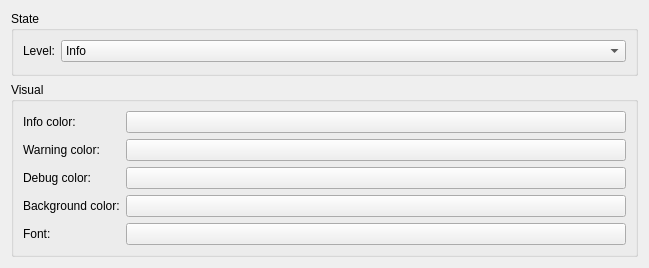
<?xml version="1.0" encoding="UTF-8"?>
<ui version="4.0">
 <class>LoggerSettings</class>
 <widget class="QWidget" name="LoggerSettings">
  <property name="geometry">
   <rect>
    <x>0</x>
    <y>0</y>
    <width>649</width>
    <height>268</height>
   </rect>
  </property>
  <property name="windowTitle">
   <string>Form</string>
  </property>
  <layout class="QVBoxLayout" name="verticalLayout">
   <item>
    <widget class="QGroupBox" name="groupBox_2">
     <property name="title">
      <string>State</string>
     </property>
     <layout class="QFormLayout" name="formLayout_2">
      <item row="0" column="0">
       <widget class="QLabel" name="label_4">
        <property name="text">
         <string>Level:</string>
        </property>
       </widget>
      </item>
      <item row="0" column="1">
       <widget class="QComboBox" name="comboBox">
        <item>
         <property name="text">
          <string>Info</string>
         </property>
        </item>
        <item>
         <property name="text">
          <string>Warning</string>
         </property>
        </item>
        <item>
         <property name="text">
          <string>Debug</string>
         </property>
        </item>
       </widget>
      </item>
     </layout>
    </widget>
   </item>
   <item>
    <widget class="QGroupBox" name="groupBox">
     <property name="title">
      <string>Visual</string>
     </property>
     <layout class="QFormLayout" name="formLayout">
      <item row="0" column="0">
       <widget class="QLabel" name="label">
        <property name="text">
         <string>Info color:</string>
        </property>
       </widget>
      </item>
      <item row="0" column="1">
       <widget class="QPushButton" name="infoColorSelect">
        <property name="text">
         <string/>
        </property>
       </widget>
      </item>
      <item row="1" column="0">
       <widget class="QLabel" name="label_2">
        <property name="text">
         <string>Warning color:</string>
        </property>
       </widget>
      </item>
      <item row="1" column="1">
       <widget class="QPushButton" name="warningColorSelect">
        <property name="text">
         <string/>
        </property>
       </widget>
      </item>
      <item row="2" column="0">
       <widget class="QLabel" name="label_3">
        <property name="text">
         <string>Debug color:</string>
        </property>
       </widget>
      </item>
      <item row="2" column="1">
       <widget class="QPushButton" name="debugColorSelect">
        <property name="text">
         <string/>
        </property>
       </widget>
      </item>
      <item row="4" column="0">
       <widget class="QLabel" name="label_5">
        <property name="text">
         <string>Font:</string>
        </property>
       </widget>
      </item>
      <item row="4" column="1">
       <widget class="QPushButton" name="fontSelect">
        <property name="text">
         <string/>
        </property>
       </widget>
      </item>
      <item row="3" column="0">
       <widget class="QLabel" name="label_6">
        <property name="text">
         <string>Background color:</string>
        </property>
       </widget>
      </item>
      <item row="3" column="1">
       <widget class="QPushButton" name="bgColorSelect">
        <property name="text">
         <string/>
        </property>
       </widget>
      </item>
     </layout>
    </widget>
   </item>
  </layout>
 </widget>
 <resources/>
 <connections/>
</ui>
